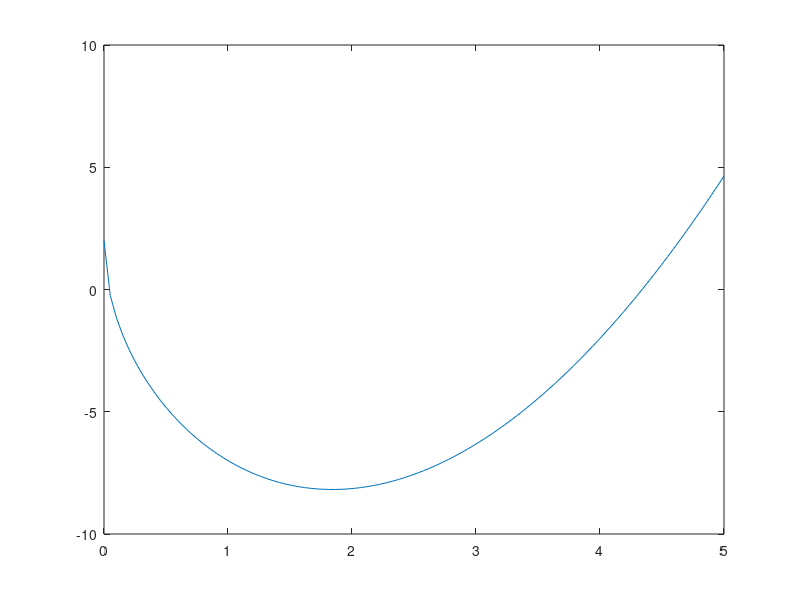
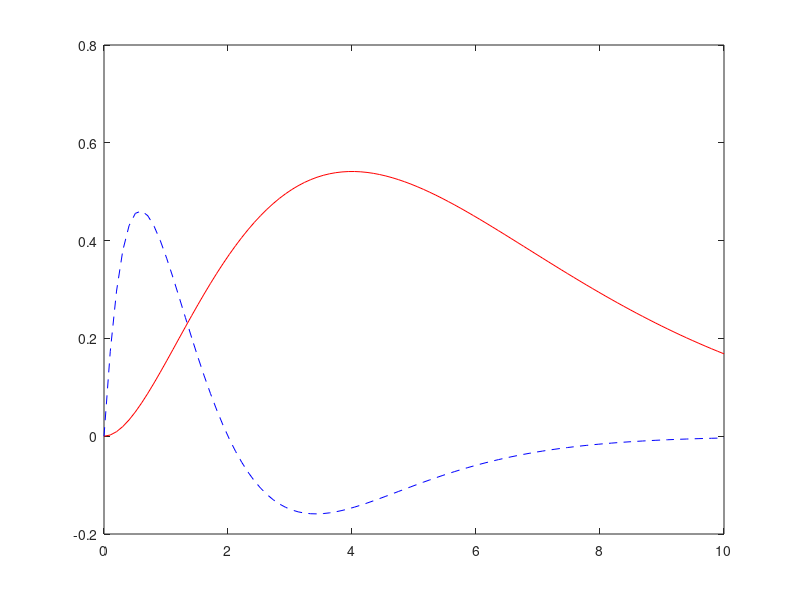
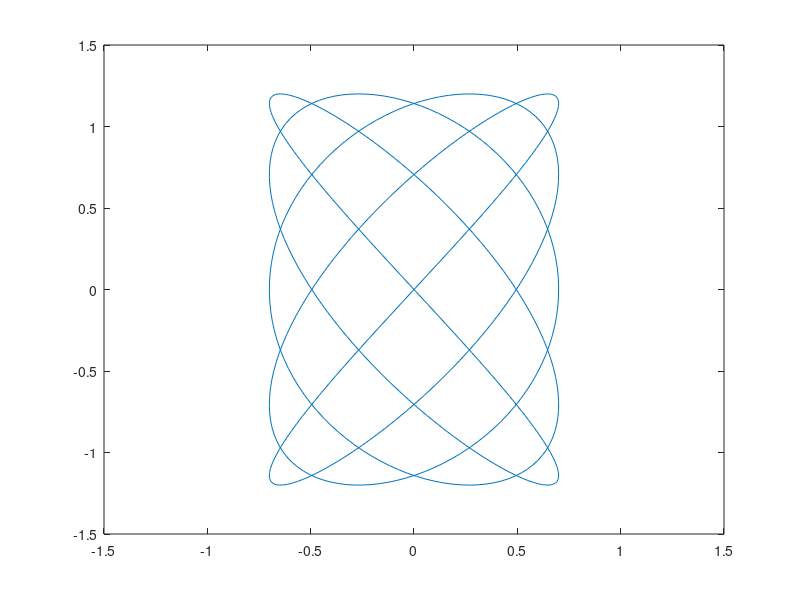
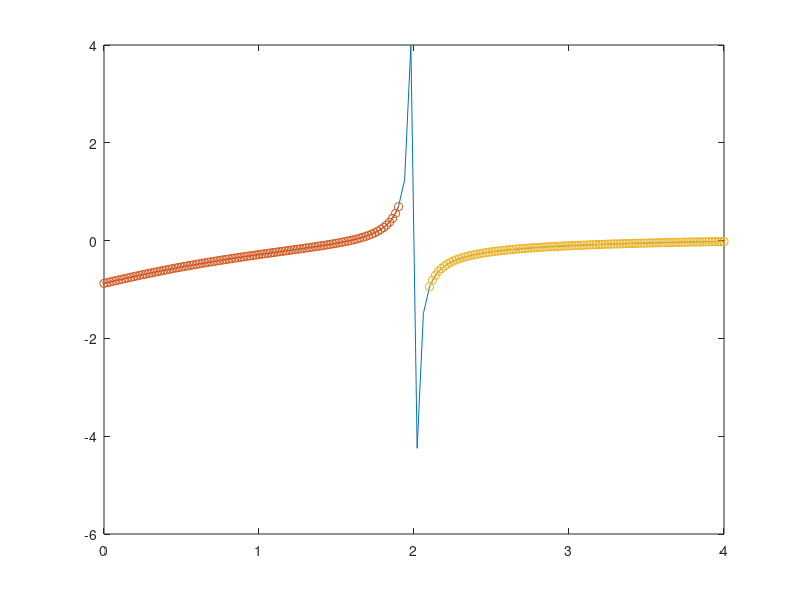

Here is the MATLAB script that generated these plots, in order: (Note: this script raises an error after producing the figures.)
% Maxwell L Greene
% 2/21/2018
%Script for generating figures, Homework #2

%Question #1
x = linspace(0,5);
fx = (x.^2) - (10*(sqrt(x))) + 2;

Q1Plot = figure('Name','Question #1'); figure(Q1Plot);
plot(x,fx);

%Question #2
x2 = linspace(0,10);
f2x = (x.^2).*(exp(x.*(-1)));
df2x = ((x2.*2).*(exp(x2.*(-1))))+(((x2.^2).*(-1)).*exp(x2.*(-1)));

Q2Plot = figure('Name','Question #2'); figure(Q2Plot);
plot(x2,f2x,'-r',x2,df2x,'--b');

%Question #3
t = linspace(0,pi,500);
x = (.7)*sin(10*t);
y = (1.2)*sin(8*t);

Q3Plot = figure('Name','Question #3'); figure(Q3Plot);
plot(x,y); axis([-1.5 1.5 -1.5 1.5]);

%Question #4
x = linspace(0,4);
numx = (x.^2)-(6*x)+7;
denx = (x.^3)-8;
f3x = numx./denx;

Q4Plot = figure('Name','Question #4');figure(Q4Plot);
plot(x,f3x); hold on;

x1 = linspace(0,1.9);
numx1 = (x1.^2)-(6*x1)+7;
denx1 = (x1.^3)-8;
f3x1 = numx1./denx1;
plot(x1,f3x1,'-o');

x2 = linspace(2.1,4);
numx2 = (x2.^2)-(6*x2)+7;
denx2 = (x2.^3)-8;
f3x2 = numx2./denx2;
plot(x2,f3x2,'-o'); hold off;

%Question #5
yr = [1988:1994];               %Creates a matrix with spacing 1 from 1988 to 1994
sle = [8 12 20 22 18 24 27];    %Gives a matrix of length 7 with "Sales/Year (in Millions of Dollars)
Q5Plot = figure('Name','Question #5'); figure(Q5Plot);
bar(yr,sle,'r');                %Creates a bar graph of sales against years, color red.
xlabel('Year');                 %Labels x-axis 'Year'
ylabel('Sales (Millions)');     %Labels y-axis 'Sales (Millions)'
    %This code gives a bar graph of sales numbers from year 1988-1994

%Question #6
yr = [1988:1994];               
sle = [8 12 20 22 18 24 27];
Q6Plot = figure('Name','Question #6'); figure(Q6Plot);
stem(yr,sle);
xlabel('Year');
ylabel('Sales (Millions)');
    %This code gives a stem plot (rather than a bar graph) of sales numbers from year 1988-1994
    %Stem plots are useful to show functional relationships with a line
    %between values
    
%Question #7
NormList = randn(500);
Q7Plot = figure('Name','Question#7'); figure(Q7Plot);
Q7Histogram = histogram(NormList);
Q7Histogram.NumBins = 20;
title('Random Distibution Between -1000,1000');